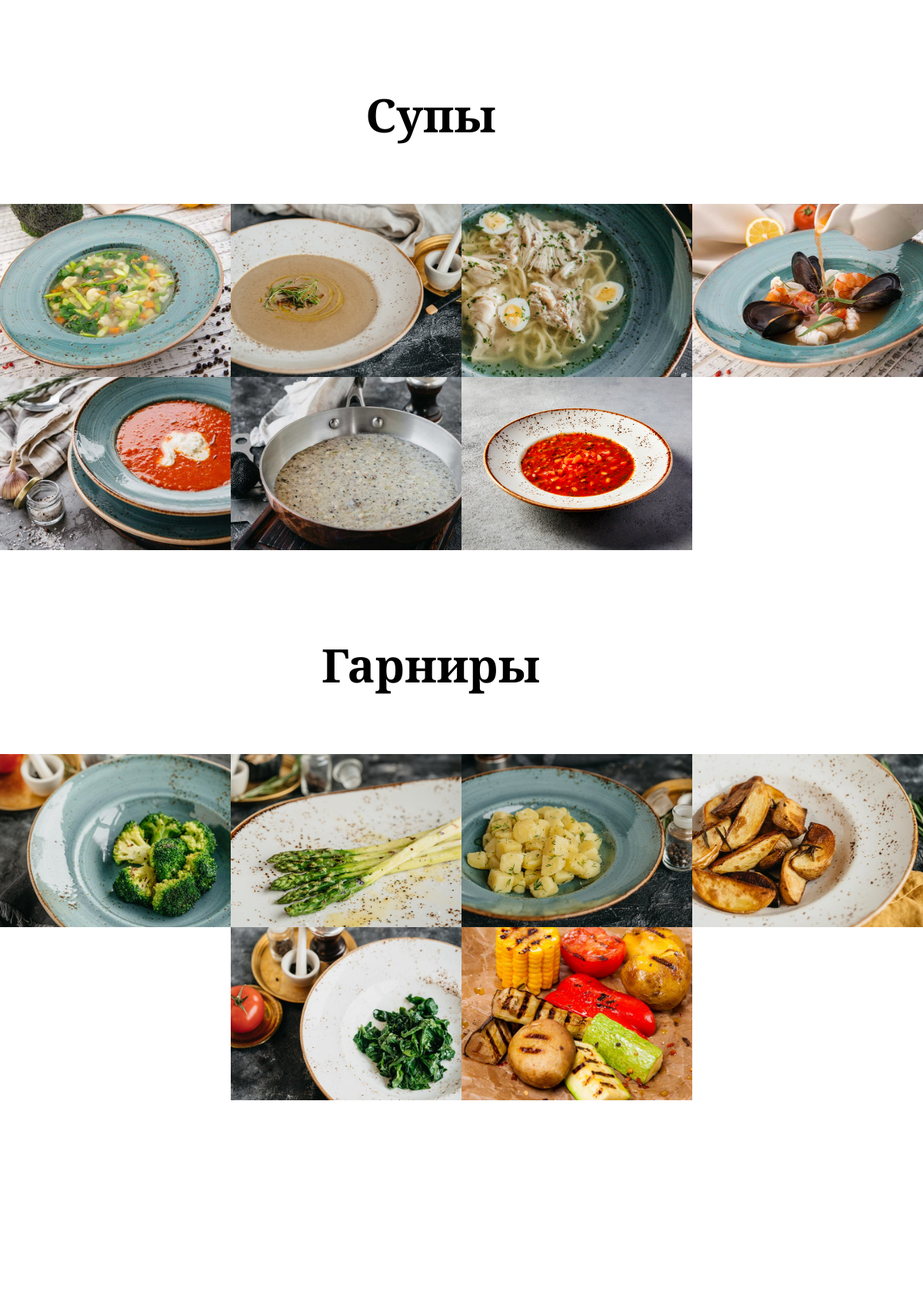
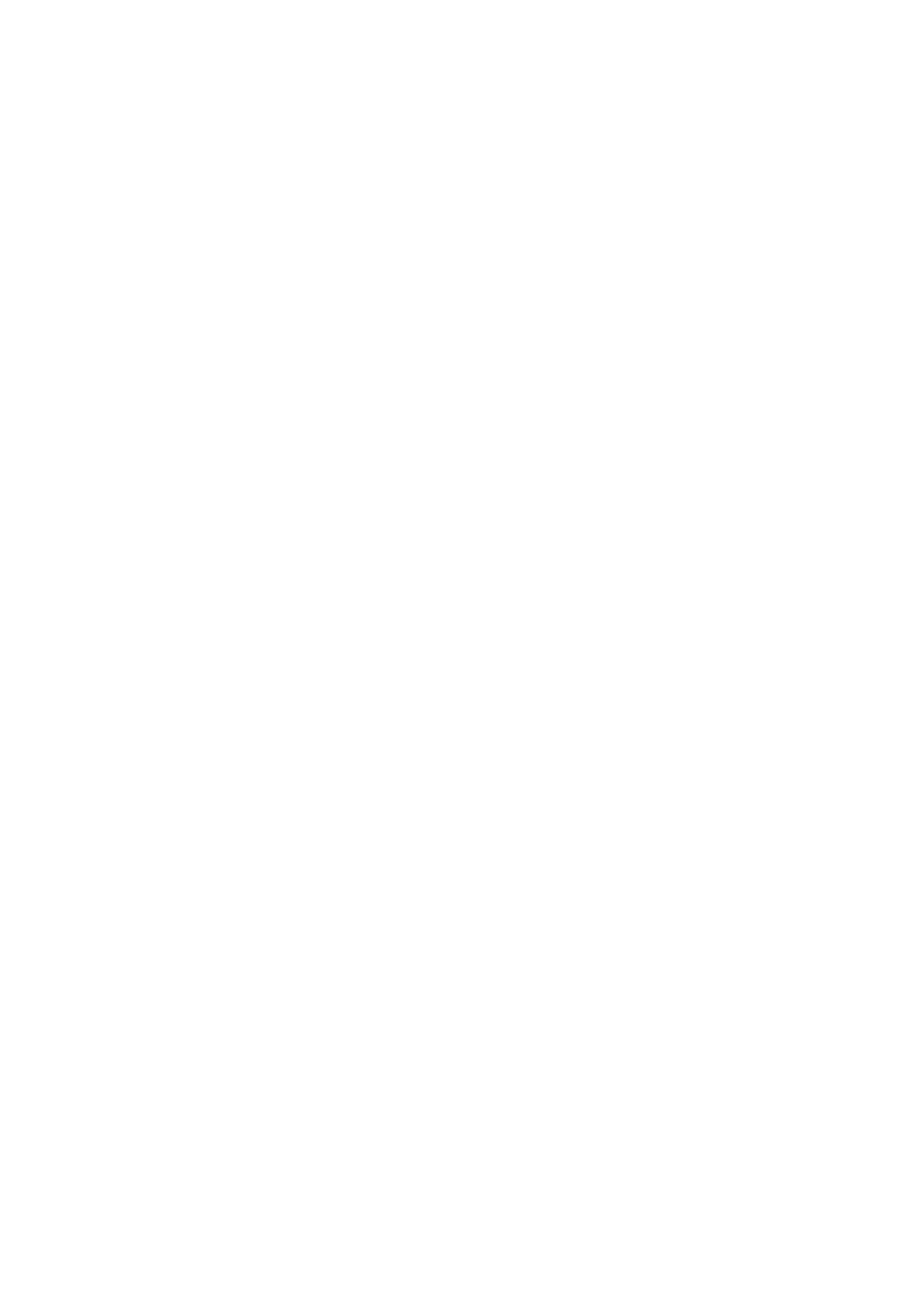
The app's page /menu/ (upper part) with its own data (2 pictures, top to bottom).
### Administration/models.py (models this page shows, shortened)
class Category(models.Model):
    name = models.CharField(max_length=50)
    dishes = models.ManyToManyField(Dish)
    last_time_changed = models.DateTimeField()
    display_priority = models.IntegerField()
    def __str__(self):
        return self.name

class Dish(models.Model):
    name = models.CharField(max_length=50)
    descritpion = models.TextField()
    ingredients = models.ManyToManyField(Ingredient)
    weight = models.IntegerField()
    price = models.IntegerField()
    photo = models.ImageField(null=True)

### Landing/views.py (the view)
# urls.py: path('menu/', views.menu),
def menu(request):
    print([i for i in Category.objects.all().order_by('display_priority')])
    return render(request, 'menu.html', {'categories': Category.objects.all().order_by('display_priority'),
                                         'categories_r': Category.objects.all().order_by('-display_priority'),
                                         'dishes': Dish.objects.all()})

### Landing/templatetags/filtering.py (called while the page is built)
@register.filter(name='filter')
def filt(value, arg):
    return value.filter(category=arg)

### Landing/templates/menu.html (shortened to what this page needs)
<!DOCTYPE html>
<html>
<head>
    <link rel="stylesheet" href="../static/css/tilda-grid-3.0.min.css" type="text/css" media="all" onerror="this.loaderr='y';" />
    <link rel="stylesheet" href="../static/css/tilda-blocks-2.14.css?t=1651049599" type="text/css" media="all"
        onerror="this.loaderr='y';" />
    <link href="https://cdn.jsdelivr.net/npm/bootstrap@5.1.3/dist/css/bootstrap.min.css" rel="stylesheet">
    <link rel="stylesheet" href="../static/css/tilda-animation-1.0.min.css" type="text/css" media="all"
        onerror="this.loaderr='y';" />
    <link rel="stylesheet" href="../static/css/tilda-slds-1.4.min.css" type="text/css" media="print" onload="this.media='all';"
        onerror="this.loaderr='y';" />
    <link rel="stylesheet" href="../static/css/tilda-zoom-2.0.min.css" type="text/css" media="print" onload="this.media='all';"
        onerror="this.loaderr='y';" />
</head>
<body class="t-body" style="margin:0;">
    <div id="allrecords" data-tilda-export="yes" class="t-records" data-hook="blocks-collection-content-node"
        data-tilda-project-id="5496091" data-tilda-page-id="27258750" data-tilda-page-alias="qf_menu"
        data-tilda-formskey="ec9b2d6441e916f700c2d95295496091" data-tilda-lazy="yes">
        {% load filtering %}
        {% for category in categories %}
            <div id='{{category.pk}}' class="r t-rec t-rec_pt_105 t-rec_pb_75" style="padding-top:105px;padding-bottom:75px; "
            data-record-type="30">
            <div class="t015">
                <div class="t-container t-align_center">
                    <div class="t-col t-col_10 t-prefix_1">
                        <div class="t015__title t-title t-title_lg" field="title">{{category.name}}</div>
                    </div>
                </div>
            </div>
            </div>
            <div id="rec440713595" class="r t-rec t-rec_pt_0 t-rec_pb_0" style="padding-top:0px;padding-bottom:0px; "
            data-animationappear="off" data-record-type="552">
            <div class="t552">
                <div class="t552__container t-container_100 ">
                    {% for dish in dishes|filter:category %}
                        <div class="t552__tile t552__tile_25" itemscope itemtype="http://schema.org/ImageObject">
                            <div class="t552__blockimg t552__blockimg_animated t-bgimg" bgimgfield="gi_img__0"
                                data-zoom-target="0" title="{{dish.name}} - {{dish.price}}" data-zoomable="yes"
                                data-img-zoom-url="../static/images{{dish.photo.url}}"
                                data-img-zoom-descr="
                                <p>{{dish.descritpion}}<p/>
                                <a class='btn btn-primary' href='/add/{{dish.id}}/' target='_blank' role='button'>Добавить в корзину</a>
                                <a class='btn btn-primary' href='/cart/' role='button'>Корзина</a>
                                "
                                data-original="../static/images{{dish.photo.url}}"
                                style="background: url('../static/images/tild3634-3064-4163-a235-336338653336__-__resizeb__20x__bread.jpg') center center no-repeat; background-size:cover; height:18.75vw;">
                            </div>
                        </div>
                    {% endfor %}
                </div>
            </div>
        </div>
        {% endfor %}
</body>
</html>

### Landing/static/css/tilda-blocks-2.14.css (style rules this page uses)
.t-body { margin:0 }
#allrecords { -webkit-font-smoothing:antialiased;background-color:none }
.t-title { font-family:'Playfair Display',serif;font-weight:600;color:#000 }
.t-title_lg { font-size:64px;line-height:1.23 }
@media screen and (max-width:1200px) { .t-title_lg { font-size:60px } }
.t-records { -webkit-font_smoothing:antialiased;background-color:none }
.t-align_center { text-align:center }
.r_anim { -webkit-transition:opacity 0.5s;transition:opacity 0.5s }
.r_showed { opacity:1 }
.t-rec_pt_0 { padding-top:0 }
.t-rec_pt_105 { padding-top:105px }
.t-rec_pb_0 { padding-bottom:0 }
.t-rec_pb_75 { padding-bottom:75px }
.t015 { box-sizing:border-box }
.t015__title { padding-top:8px;padding-bottom:3px }
.t552__container { font-size:0;min-height:1px }
.t552__tile { display:inline-block;vertical-align:bottom }
.t552__tile_25 { width:25% }
.t552__blockimg { width:100%;height:240px }
.t552__blockimg_animated { transition:-webkit-transform 0.15s linear;transition:transform 0.15s linear;transition:transform 0.15s linear,-webkit-transform 0.15s linear }
.t552__tile_50:nth-child(2n+2) .t552__blockimg_animated,.t552__tile_33:nth-child(3n+3) .t552__blockimg_animated,.t552__tile_25:nth-child(4n+4) .t552__blockimg_animated { -webkit-transform-origin:right;transform-origin:right }
.t552__tile_50:nth-child(2n+1) .t552__blockimg_animated,.t552__tile_33:nth-child(3n+1) .t552__blockimg_animated,.t552__tile_25:nth-child(4n+1) .t552__blockimg_animated { -webkit-transform-origin:left;transform-origin:left }

### records on screen
Category: name "Супы"
Dish: shows a picture
Dish: shows a picture
Dish: shows a picture
Dish: shows a picture
Dish: shows a picture
Dish: shows a picture
Dish: shows a picture
Category: name "Гарниры"
Dish: shows a picture
Dish: shows a picture
Dish: shows a picture
Dish: shows a picture
Dish: shows a picture
Dish: shows a picture
